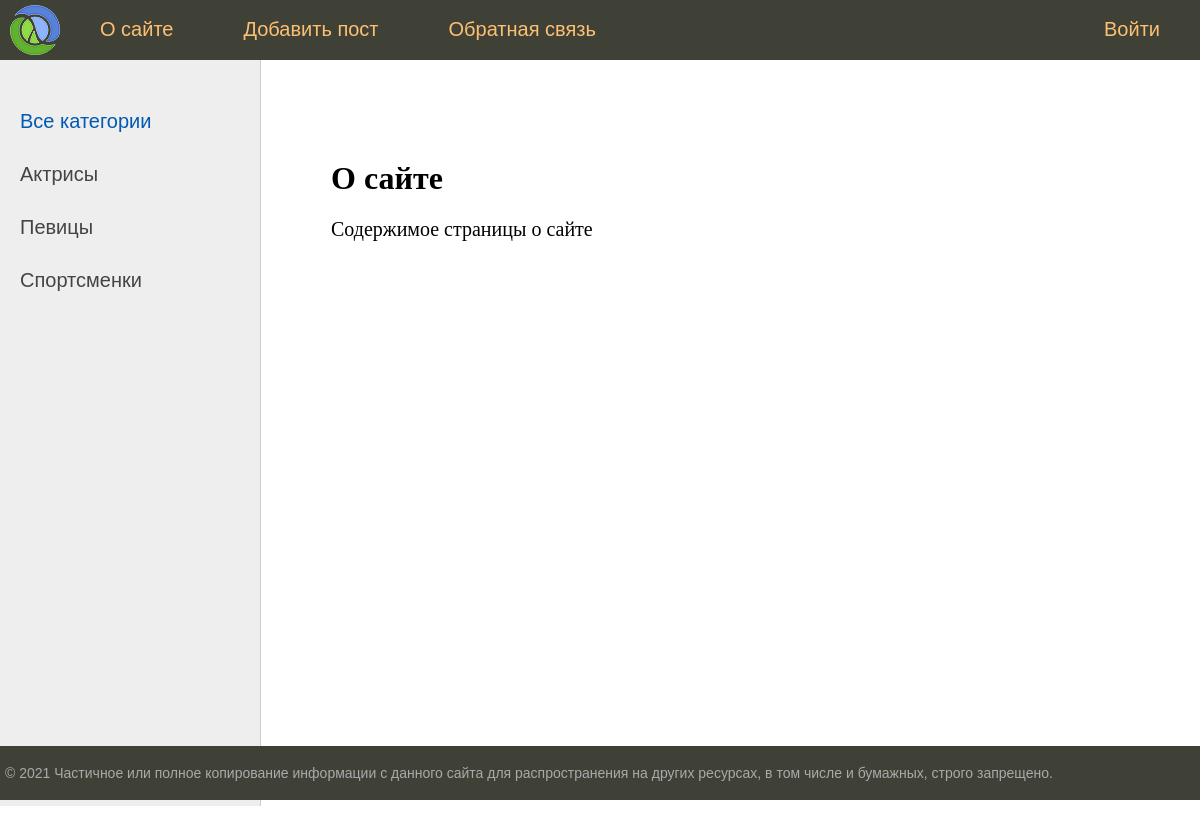
The page /about/ on the database its author committed.
### women/models.py (models this page shows, shortened)
class Category(models.Model):
    name = models.CharField(max_length=100, db_index=True)
    slug = models.SlugField(max_length=225, unique=True, db_index=True, verbose_name='URL')
    def get_absolute_url(self):
        return reverse('show_category', kwargs={'slug_url': self.slug})
    class Meta:
        verbose_name = 'Категория'
        verbose_name_plural = 'Категории'
        ordering = ['id']

### women/views.py (the view)
# urls.py: path('about/', about, name='about'),
def about(request):
    context = {
        'title': 'О сайте',
        'cat_selected': 0
    }
    return render(request, 'women/about.html', context=context)

### women/templatetags/women_tags.py (called while the page is built)
@register.simple_tag()
def get_categories():
    return Category.objects.all()

@register.simple_tag()
def get_menu():
    return menu

### templates/women/about.html
{% extends 'women/base.html' %}
{% block content %}
<h1>{{title}}</h1>
<p>Содержимое страницы о сайте
{% endblock %}

### templates/women/base.html (shortened to what this page needs)
{% load static %}
{% load women_tags %}
<!DOCTYPE html>
<html>
<head>
	<link type="text/css" href="{% static 'women/css/styles.css' %}" rel="stylesheet" />
</head>
<body>
<table class="table-page" border=0 cellpadding="0" cellspacing="0">
<tr><td valign=top>
{% block mainmenu %}
		<div class="header">
			<ul id="mainmenu" class="mainmenu">
			<li class="logo"><a href="{% url 'home' %}"><div class="logo"></div></a></li>
{% get_menu as menu %}
{% for m in menu %}
	{% if not forloop.last %}
			<li><a href="{% url m.url_name %}">{{m.title}}</a></li>
	{% else %}
			<li class="last"><a href="{% url m.url_name %}">{{m.title}}</a></li>
	{% endif %}
{% endfor %}
			</ul>
		</div>
{% endblock mainmenu %}
<table class="table-content" border=0 cellpadding="0" cellspacing="0">
<tr>
	<td valign="top" class="left-chapters">
	<ul id="leftchapters">
        {% if cat_selected == 0 %}
                   <li class="selected">Все категории</li>
        {% else %}
                   <li><a href="{% url 'home' %}">Все категории</a></li>
        {% endif %}
        {% get_categories as cats %}
        {% for c in cats %}
            {% if c.pk == cat_selected %}
                   <li class="selected">{{c.name}}</li>
            {% else %}
                   <li><a href="{{ c.get_absolute_url }}">{{c.name}}</a></li>
            {% endif %}
        {% endfor %}
	</ul>
</td>
<td valign="top" class="content">
	<div class="content-text">
{% block content %}
{% endblock %}
	</div>
</td></tr></table>
</td></tr>
<tr><td valign=top>
	<div id="footer">
		<p>&copy; 2021 Частичное или полное копирование информации с данного сайта для распространения на других ресурсах, в том числе и бумажных, строго запрещено.</p>
	</div>
</td></tr></table>
</body>
</html>

### women/static/women/css/styles.css (style rules this page uses)
html, body { font-family: 'Arial'; margin: 0; padding: 0; height: 100%; width: 100%; color: #444; }
a { color: #0059b2; text-decoration: none; }
.table-page { width: 100%; height: 100%; vertical-align: top; }
.table-page tr { height: 100%; }
.header { background: #3F4137; height: 60px; }
.logo { background: url('../images/logo.png') no-repeat 10px 5px; width: 70px; height: 60px; }
ul.mainmenu { list-style: none; margin: 0; padding: 0; height: 60px; color: #fdc073; font-size: 20px; overflow: hidden; }
ul.mainmenu li { float: left; margin: 18px 40px 0 30px; }
ul.mainmenu li.logo { margin: 0; }
ul.mainmenu li.last { float: right; }
ul.mainmenu li a { color: #fdc073; text-decoration: none; }
.table-content { width: 100%; min-height: 100%; height: 100%; }
.left-chapters { margin: 0; background: #eee; border-right: 1px solid #ccc; min-height: 100%; }
.left-chapters ul { width: 230px; min-height: 100%; margin: 0; padding: 20px 10px 10px 20px; list-style: none; font-size: 20px; }
.left-chapters ul li { margin: 30px 0 0 0; color: #999; }
.left-chapters ul li.selected { color: #0059b2; }
.left-chapters ul li a { color: #444; text-decoration: none; }
.content { padding: 40px 20px 20px 40px; width: 100%; box-sizing: border-box; }
.content-text { margin: 60px 0 0 30px; color: #000; font-size: 20px; font-family: Yandex Sans Display Light; }
.content-text h1 { font-size: 32px; }
#footer { box-sizing: border-box; background: #3F4137; padding: 5px; color: #aaa; font-size: 14px; font-family: Verdana, Geneva, Arial, Helvetica; text-align: left; overflow: hidden; }

### rows shown on the page
Category: name "Актрисы"
Category: name "Певицы"
Category: name "Спортсменки"

### other values the page prints
{{ m.title }} "О сайте" "Добавить пост" "Обратная связь"
{{ m.title }} "Войти"
{{ title }} "О сайте"
